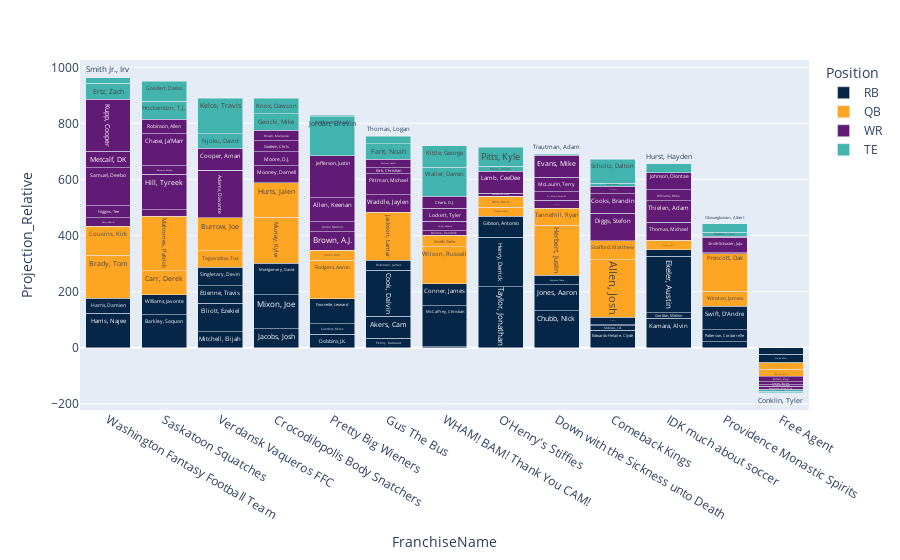

Notebook code for this chart:
### Code cell
sorter = fran_rank.index

fran_rost.FranchiseName = fran_rost.FranchiseName.astype("category")
fran_rost.FranchiseName.cat.set_categories(sorter, inplace=True)
fran_rost.sort_values(["FranchiseName"], inplace=True)

fig = px.bar(fran_rost, 
             x="FranchiseName", 
             y="Projection_Relative", 
             color="Position", 
             text='Name', 
             color_discrete_map={
                    "RB": "#062647", #blue #1033a6 #0c2987 1033a6
                    "TE": "#43B3AE", #teal #02687b #038097 1295ad
                    "WR": "#621B74", #purple #4f22bc #643fc1 643fc1
                    "QB": "#ffa524"}, #gold #f5d000 f5d000
             category_orders={
                 "Position": ["RB", "QB", "WR", "TE"]}
            )
fig.update_layout(barmode='stack', xaxis={'categoryorder':'total descending'})
fig.show()

### Figure 1 — Plotly figure (JSON) as saved in the notebook; plotly's stock layout.template omitted (floating-point values rounded to 4 significant figures)
{"data": [{"alignmentgroup": "True", "hovertemplate": "Position=RB<br>FranchiseName=%{x}<br>Projection_Relative=%{y}<br>Name=%{text}<extra></extra>", "legendgroup": "RB", "marker": {"color": "#062647", "pattern": {"shape": ""}}, "name": "RB", "offsetgroup": "RB", "orientation": "v", "showlegend": true, "text": ["Harris, Najee", "Harris, Damien", "Barkley, Saquon", "Williams, Javonte", "Mitchell, Elijah", "Elliott, Ezekiel", "Etienne, Travis", "Singletary, Devin", "Jacobs, Josh", "Mixon, Joe", "Montgomery, David", "Dobbins, J.K.", "Sanders, Miles", "Fournette, Leonard", "Penny, Rashaad", "Akers, Cam", "Cook, Dalvin", "Robinson, James", "Hubbard, Chuba", "McCaffrey, Christian", "Conner, James", "Taylor, Jonathan", "Gainwell, Kenneth", "Henry, Derrick", "Gibson, Antonio", "Chubb, Nick", "Jones, Aaron", "Edmonds, Chase", "Edwards-Helaire, Clyde", "McKissic, J.D.", "Williams, Jamaal", "Hall, Breece", "Kamara, Alvin", "Gordon, Melvin", "Ekeler, Austin", "Hunt, Kareem", "Dillon, AJ", "Patterson, Cordarrelle", "Swift, D'Andre", "Johnson, Ty", "Breida, Matt"], "textposition": "auto", "type": "bar", "x": ["Washington Fantasy Football Team", "Washington Fantasy Football Team", "Saskatoon Squatches", "Saskatoon Squatches", "Verdansk Vaqueros FFC", "Verdansk Vaqueros FFC", "Verdansk Vaqueros FFC", "Verdansk Vaqueros FFC", "Crocodilopolis Body Snatchers", "Crocodilopolis Body Snatchers", "Crocodilopolis Body Snatchers", "Pretty Big Wieners", "Pretty Big Wieners", "Pretty Big Wieners", "Gus The Bus", "Gus The Bus", "Gus The Bus", "Gus The Bus", "WHAM! BAM! Thank You CAM!", "WHAM! BAM! Thank You CAM!", "WHAM! BAM! Thank You CAM!", "O'Henry's Stiffies", "O'Henry's Stiffies", "O'Henry's Stiffies", "O'Henry's Stiffies", "Down with the Sickness unto Death", "Down with the Sickness unto Death", "Down with the Sickness unto Death", "Comeback Kings", "Comeback Kings", "Comeback Kings", "Comeback Kings", "IDK much about soccer ", "IDK much about soccer ", "IDK much about soccer ", "IDK much about soccer ", "Providence Monastic Spirits", "Providence Monastic Spirits", "Providence Monastic Spirits", "Free Agent", "Free Agent"], "xaxis": "x", "y": [122.4, 53.95, 117.1, 72.22, 57.6, 101.1, 63.1, 64.73, 68.05, 120.9, 112.9, 48.0, 38.35, 89.08, 34.43, 77.76, 164.0, 35.63, 2.56, 146.4, 79.74, 224.9, -6.783, 175.3, 76.25, 131.5, 93.79, 32.65, 61.68, 17.0, 3.967, 25.99, 105.7, 18.63, 201.6, 23.11, 21.8, 43.01, 82.91, -24.21, -29.88], "yaxis": "y"}, {"alignmentgroup": "True", "hovertemplate": "Position=QB<br>FranchiseName=%{x}<br>Projection_Relative=%{y}<br>Name=%{text}<extra></extra>", "legendgroup": "QB", "marker": {"color": "#ffa524", "pattern": {"shape": ""}}, "name": "QB", "offsetgroup": "QB", "orientation": "v", "showlegend": true, "text": ["Brady, Tom", "Cousins, Kirk", "Carr, Derek", "Mahomes, Patrick", "Tagovailoa, Tua", "Burrow, Joe", "Murray, Kyler", "Hurts, Jalen", "Rodgers, Aaron", "Jones, Mac", "Jackson, Lamar", "Wilson, Russell", "Smith, Geno", "Mayfield, Baker", "Mills, Davis", "Herbert, Justin", "Tannehill, Ryan", "Allen, Josh", "Stafford, Matthew", "Fields, Justin", "Winston, Jameis", "Prescott, Dak", "Dalton, Andy", "Huntley, Tyler"], "textposition": "auto", "type": "bar", "x": ["Washington Fantasy Football Team", "Washington Fantasy Football Team", "Saskatoon Squatches", "Saskatoon Squatches", "Verdansk Vaqueros FFC", "Verdansk Vaqueros FFC", "Crocodilopolis Body Snatchers", "Crocodilopolis Body Snatchers", "Pretty Big Wieners", "Pretty Big Wieners", "Gus The Bus", "WHAM! BAM! Thank You CAM!", "WHAM! BAM! Thank You CAM!", "O'Henry's Stiffies", "O'Henry's Stiffies", "Down with the Sickness unto Death", "Down with the Sickness unto Death", "Comeback Kings", "Comeback Kings", "IDK much about soccer ", "Providence Monastic Spirits", "Providence Monastic Spirits", "Free Agent", "Free Agent"], "xaxis": "x", "y": [153.9, 102.4, 85.6, 193.4, 58.82, 118.1, 163.5, 123.4, 136.6, 35.75, 171.6, 130.5, 41.48, 31.96, 37.89, 178.0, 61.71, 205.3, 67.94, 34.01, 53.45, 145.1, -24.29, -30.41], "yaxis": "y"}, {"alignmentgroup": "True", "hovertemplate": "Position=WR<br>FranchiseName=%{x}<br>Projection_Relative=%{y}<br>Name=%{text}<extra></extra>", "legendgroup": "WR", "marker": {"color": "#621B74", "pattern": {"shape": ""}}, "name": "WR", "offsetgroup": "WR", "orientation": "v", "showlegend": true, "text": ["Davis, Gabriel", "Higgins, Tee", "Samuel, Deebo", "Metcalf, DK", "Kupp, Cooper", "Claypool, Chase", "Hill, Tyreek", "Bateman, Rashod", "Chase, Ja'Marr", "Robinson, Allen", "Adams, Davante", "Hopkins, DeAndre", "Cooper, Amari", "Mooney, Darnell", "Moore, D.J.", "Godwin, Chris", "Brown, Marquise", "Brown, A.J.", "Jones, Marvin", "Allen, Keenan", "Jefferson, Justin", "Waddle, Jaylen", "Pittman, Michael", "Kirk, Christian", "Renfrow, Hunter", "Bourne, Kendrick", "Parker, DeVante", "Lockett, Tyler", "Chark, D.J.", "Smith, DeVonta", "Watson, Christian", "Lamb, CeeDee", "Davis, Corey", "St. Brown, Amon-Ra", "McLaurin, Terry", "Evans, Mike", "Diggs, Stefon", "Cooks, Brandin", "Gallup, Michael", "Thomas, Michael", "Thielen, Adam", "Williams, Mike", "Johnson, Diontae", "Jefferson, Van", "Sutton, Courtland", "Smith-Schuster, JuJu", "Boyd, Tyler", "Edwards, Bryan", "Jones, Zay", "Crowder, Jamison", "Callaway, Marquez", "Westbrook-Ikhine, Nick"], "textposition": "auto", "type": "bar", "x": ["Washington Fantasy Football Team", "Washington Fantasy Football Team", "Washington Fantasy Football Team", "Washington Fantasy Football Team", "Washington Fantasy Football Team", "Saskatoon Squatches", "Saskatoon Squatches", "Saskatoon Squatches", "Saskatoon Squatches", "Saskatoon Squatches", "Verdansk Vaqueros FFC", "Verdansk Vaqueros FFC", "Verdansk Vaqueros FFC", "Crocodilopolis Body Snatchers", "Crocodilopolis Body Snatchers", "Crocodilopolis Body Snatchers", "Crocodilopolis Body Snatchers", "Pretty Big Wieners", "Pretty Big Wieners", "Pretty Big Wieners", "Pretty Big Wieners", "Gus The Bus", "Gus The Bus", "Gus The Bus", "Gus The Bus", "WHAM! BAM! Thank You CAM!", "WHAM! BAM! Thank You CAM!", "WHAM! BAM! Thank You CAM!", "WHAM! BAM! Thank You CAM!", "O'Henry's Stiffies", "O'Henry's Stiffies", "O'Henry's Stiffies", "Down with the Sickness unto Death", "Down with the Sickness unto Death", "Down with the Sickness unto Death", "Down with the Sickness unto Death", "Comeback Kings", "Comeback Kings", "Comeback Kings", "IDK much about soccer ", "IDK much about soccer ", "IDK much about soccer ", "IDK much about soccer ", "Providence Monastic Spirits", "Providence Monastic Spirits", "Providence Monastic Spirits", "Providence Monastic Spirits", "Free Agent", "Free Agent", "Free Agent", "Free Agent", "Free Agent"], "xaxis": "x", "y": [30.86, 42.08, 136.6, 57.95, 185.6, 24.01, 126.8, 29.88, 113.7, 52.39, 168.3, 1.857, 77.62, 60.64, 49.13, 40.01, 36.62, 66.56, 34.91, 86.41, 148.4, 62.58, 75.04, 20.68, 30.1, 17.19, 32.55, 46.5, 43.36, 1.187, 9.293, 79.9, 28.58, 29.72, 51.48, 78.85, 98.43, 69.02, 27.04, 64.6, 76.48, 38.53, 72.17, -11.01, 3.237, 55.18, 4.647, 6.97, -17.19, -11.66, -9.373, -10.38], "yaxis": "y"}, {"alignmentgroup": "True", "hovertemplate": "Position=TE<br>FranchiseName=%{x}<br>Projection_Relative=%{y}<br>Name=%{text}<extra></extra>", "legendgroup": "TE", "marker": {"color": "#43B3AE", "pattern": {"shape": ""}}, "name": "TE", "offsetgroup": "TE", "orientation": "v", "showlegend": true, "text": ["Ertz, Zach", "Smith Jr., Irv", "Hockenson, T.J.", "Goedert, Dallas", "Njoku, David", "Kelce, Travis", "Gesicki, Mike", "Knox, Dawson", "Andrews, Mark", "Jordan, Brevin", "Fant, Noah", "Thomas, Logan", "Waller, Darren", "Kittle, George", "Henry, Hunter", "Pitts, Kyle", "Seals-Jones, Ricky", "Trautman, Adam", "Tonyan, Robert", "Schultz, Dalton", "Bryant, Harrison", "Hurst, Hayden", "Higbee, Tyler", "Okwuegbunam, Albert", "Deguara, Josiah", "Conklin, Tyler"], "textposition": "auto", "type": "bar", "x": ["Washington Fantasy Football Team", "Washington Fantasy Football Team", "Saskatoon Squatches", "Saskatoon Squatches", "Verdansk Vaqueros FFC", "Verdansk Vaqueros FFC", "Crocodilopolis Body Snatchers", "Crocodilopolis Body Snatchers", "Pretty Big Wieners", "Pretty Big Wieners", "Gus The Bus", "Gus The Bus", "WHAM! BAM! Thank You CAM!", "WHAM! BAM! Thank You CAM!", "O'Henry's Stiffies", "O'Henry's Stiffies", "Down with the Sickness unto Death", "Down with the Sickness unto Death", "Comeback Kings", "Comeback Kings", "IDK much about soccer ", "IDK much about soccer ", "Providence Monastic Spirits", "Providence Monastic Spirits", "Free Agent", "Free Agent"], "xaxis": "x", "y": [57.03, 20.97, 63.39, 71.44, 51.49, 127.2, 59.83, 54.22, 144.2, -1.967, 56.45, 25.89, 103.8, 75.9, 16.53, 67.75, 1.333, 3.98, 10.34, 85.67, -10.9, 31.78, 12.82, 30.72, -6.273, -3.04], "yaxis": "y"}], "layout": {"barmode": "stack", "legend": {"title": {"text": "Position"}, "tracegroupgap": 0}, "margin": {"t": 60}, "xaxis": {"anchor": "y", "categoryorder": "total descending", "domain": [0, 1], "title": {"text": "FranchiseName"}}, "yaxis": {"anchor": "x", "domain": [0, 1], "title": {"text": "Projection_Relative"}}}}
